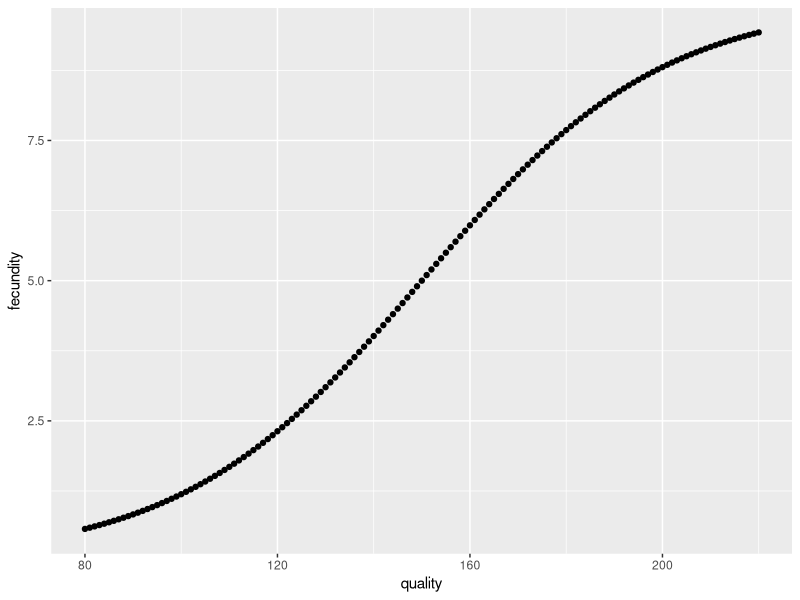
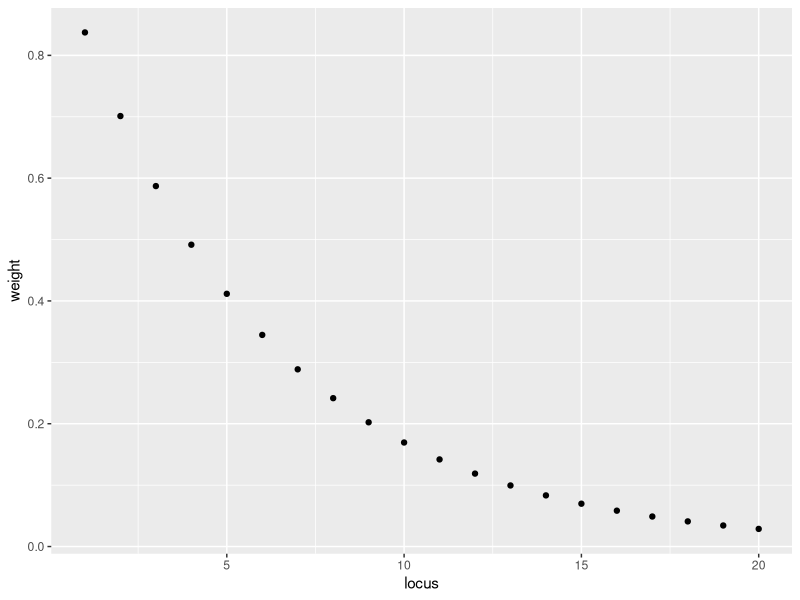
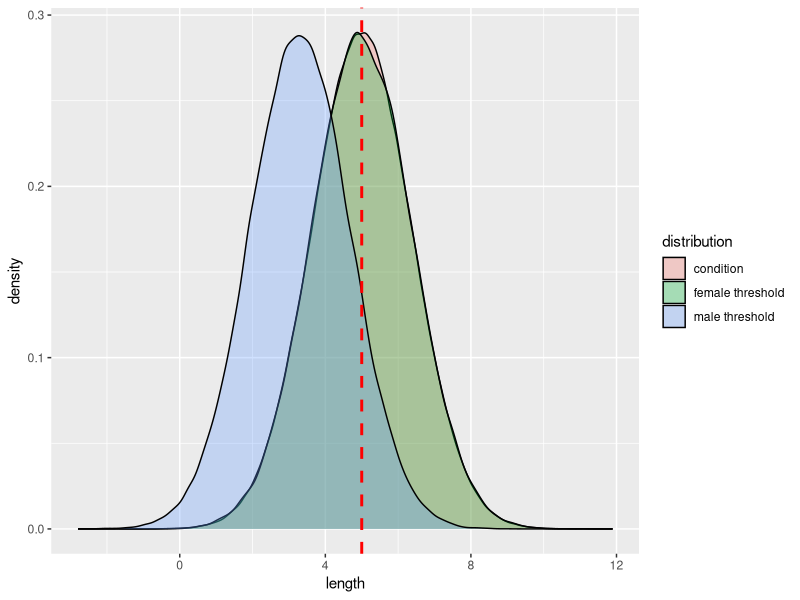

Write R code to recreate these figures, in order.
## ---- chunk 1
library(ggplot2)

# sigmoid/ logistic function 
sig <- function (x,x0,L,k) {
  
  fish <- L/(1+exp(-k*(x-x0)))
}
# pick values for x that map what the quality variable will be in the females 
x <- c(80:220)
y <- sig(x=x,x0=150,L=10,k=0.04)
fec_data <- data.frame (cbind(x,y))
# plot 
ggplot(fec_data,aes(x=x,y=y)) + geom_point() + labs(x="quality",y="fecundity")
## ---- chunk 2
res <- optimize(function(lambda) (sum(exp(-lambda * (1:20))) - 5)^2, 0:1, tol = .Machine$double.eps)
res$minimum
## ---- chunk 3
lambda <- res$minimum
x <- 1:20
y<-exp(-lambda*x);y
## ---- chunk 4
library(ggplot2)
data <- data.frame(cbind(x,y))
ggplot(data,aes(x=x,y=y)) +  geom_point() + labs(x="locus",y="weight")
## ---- chunk 5
sum(y)
## ---- chunk 6
p <- 0.5
n <- 20
# No weights
2 * n * p # Mean
# [1] 20
2 * n * p * (1 - p) # Variance
# [1] 10
## ---- chunk 7
# Weights
2 * sum(y) * p # Mean
2 * p * (1 - p) * sum(y^2) # Variance
sqrt(2 * p * (1 - p) * sum(y^2)) # SD

## ---- chunk 8
y<-exp(-lambda*x)
y[1] <-  y[1]  * - 1
y
2 * sum(y) * p # Mean
2 * p * (1 - p) * sum(y^2) # Variance, note variance is the same because the value is squared
sqrt(2 * p * (1 - p) * sum(y^2)) # SD
## ---- chunk 9
y<-exp(-lambda*x)
y[1] <-  y[1]  * - 1
y[20] <- y[20] * -1
y
2 * sum(y) * p # Mean
2 * p * (1 - p) * sum(y^2) # Variance, note variance is the same because the value is squared
sqrt(2 * p * (1 - p) * sum(y^2)) # SD
## ---- chunk 10
library(ggplot2)
males <- data.frame(length = rnorm(100000, 3.3, 1.373795))
females <- data.frame(length = rnorm(100000, 5, 1.373795))
condition <- data.frame(length=rnorm(1000000,5,1.373795))
males$distribution <- 'male threshold'
females$distribution <- 'female threshold'
condition$distribution <- 'condition'
Lengths <- rbind(males, females, condition)
ggplot(Lengths, aes(length, fill = distribution)) + geom_density(alpha = 0.3) + geom_vline(xintercept = 5, linetype="dashed", 
                color = "red", size=1) # the red line represents the mean of the condition trait 
